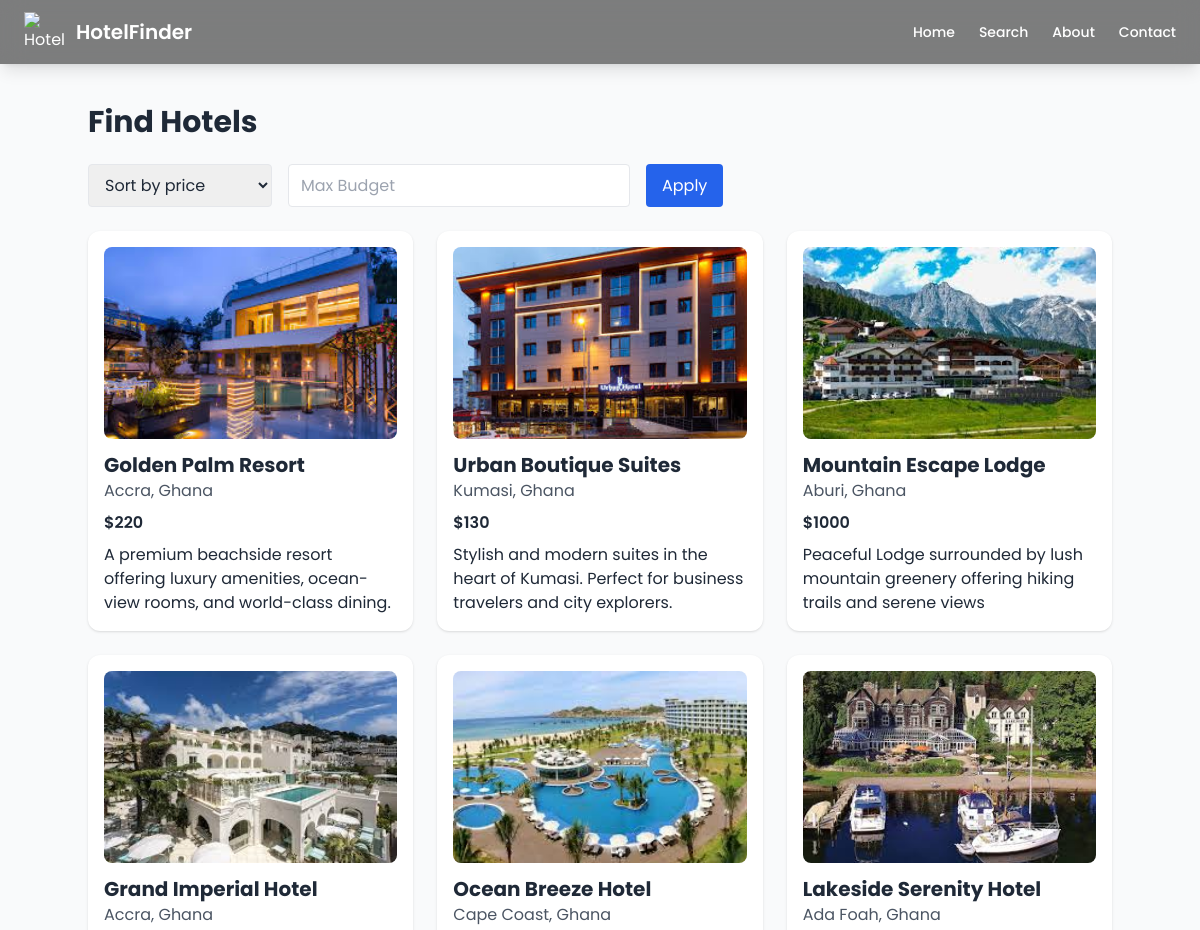
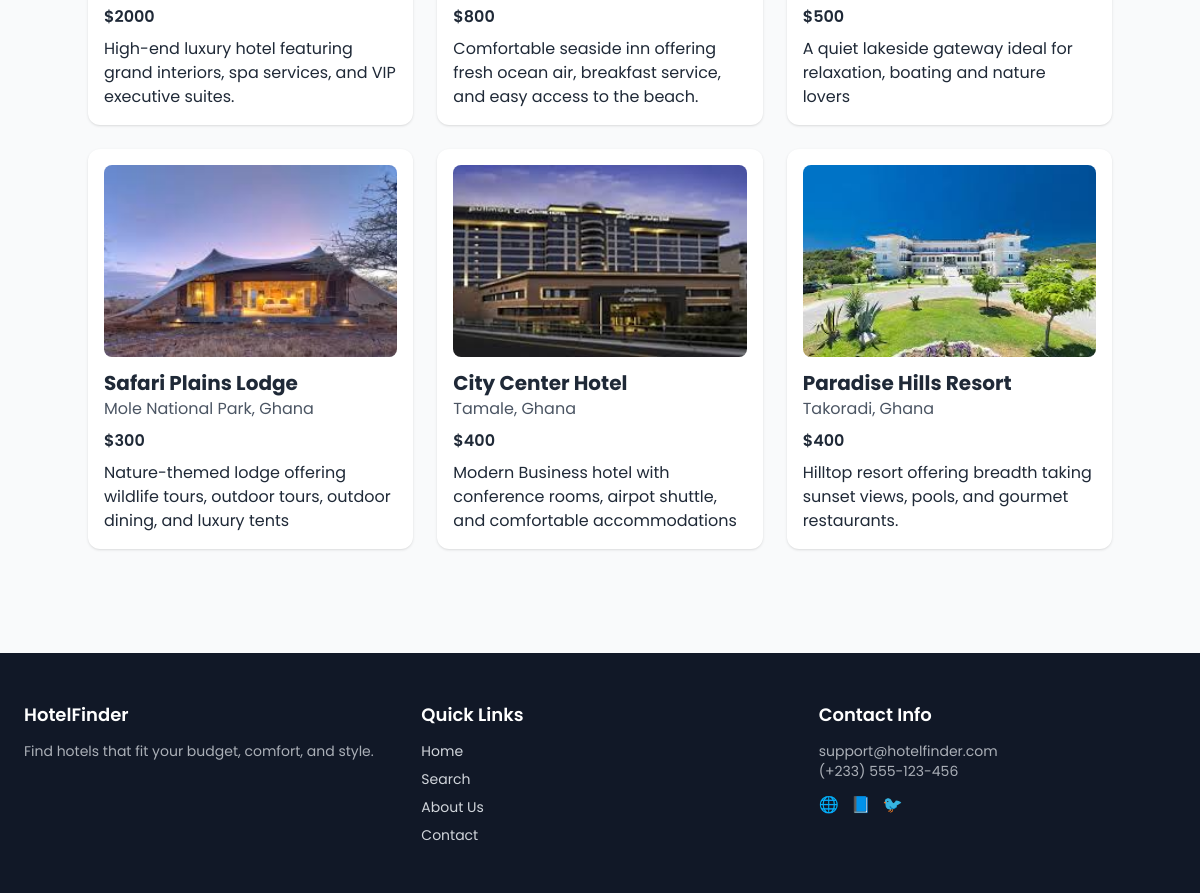
The app's page /search/ with its own data (2 pictures, top to bottom).
### hotel/models.py (models this page shows, shortened)
class hotel(models.Model):
    hotel_name = models.CharField(max_length=100)
    hotel_price = models.IntegerField()
    hotel_description = models.TextField()
    location = models.CharField(max_length=200, blank=True, null=True)
    rating = models.DecimalField(max_digits=3, decimal_places=1, default=0.0)
    image = image = models.ImageField(upload_to='hotels/', blank=True, null=True)

### hotel/views.py (the view)
# urls.py: path('search/', views.find_hotel, name='search'),
def find_hotel(request):
    hotels = hotel.objects.all()
    sort_by_value = request.GET.get('sort_by')
    if sort_by_value == 'asc':
        hotels = hotels.order_by('hotel_price')
    elif sort_by_value == 'dsc':
        hotels = hotels.order_by('-hotel_price')
    amount = request.GET.get('amount')
    if amount:
        hotels = hotels.filter(hotel_price__lte=amount)
    context = {
        'hotels': hotels,
        'sort_by': sort_by_value,
        'amount': amount,
    }
    return render(request, 'hotel/find_hotel.html', context)

### hotel/templates/hotel/find_hotel.html (shortened to what this page needs)
{% extends "hotel/base.html" %}
{% load static %}
{% block content %}
<div class="container mx-auto py-6">
    <h1 class="text-3xl font-bold mb-6">Find Hotels</h1>
    <form method="get" class="flex space-x-4 mb-6">
        <select name="sort_by" class="border rounded px-3 py-2">
            <option value="">Sort by price</option>
        </select>
        <input type="number" name="amount" placeholder="Max Budget"
               value="{{ amount }}" class="border rounded px-3 py-2">
        <button class="bg-blue-600 text-white px-4 py-2 rounded">Apply</button>
    </form>
    <div class="grid grid-cols-1 md:grid-cols-2 lg:grid-cols-3 gap-6">
        {% for hotel in hotels %}
        <div class="bg-white shadow rounded-xl p-4">
            {% if hotel.image %}
                <img src="{{ hotel.image.url }}" alt="{{ hotel.hotel_name }}" class="rounded-lg h-48 w-full object-cover mb-3">
            {% endif %}
            <h2 class="text-xl font-bold">{{ hotel.hotel_name }}</h2>
            <p class="text-gray-600">{{ hotel.location }}</p>
            <p class="mt-2 font-semibold">${{ hotel.hotel_price }}</p>
            <p class="text-gray-800 mt-2">{{ hotel.hotel_description|truncatewords:20 }}</p>
        </div>
        {% empty %}
            <p>No hotels found.</p>
        {% endfor %}
    </div>
</div>
{% endblock %}

### hotel/templates/hotel/base.html (shortened to what this page needs)
<!DOCTYPE html>
<html lang="en">
<head>
  <script src="https://cdn.tailwindcss.com"></script>
</head>
<body class="bg-gray-50 text-gray-800">
  <header class="fixed top-0 left-0 w-full z-50 glass shadow-lg">
    <nav class="max-w-7xl mx-auto px-6 py-3 flex items-center justify-between transition-all duration-300">
      <a href="/" class="flex items-center gap-3 text-white">
        <img src="https://cdn-icons-png.flaticon.com/512/713/713375.png" alt="HotelFinder" class="h-10 w-10"/>
        <h2 class="text-xl font-semibold">HotelFinder</h2>
      </a>
      <div class="hidden md:flex space-x-6 text-sm font-medium text-white">
        <a href="/" class="hover:text-blue-400">Home</a>
        <a href="{% url 'search' %}" class="hover:text-blue-400">Search</a>
        <a href="{% url 'about' %}" class="hover:text-blue-400">About</a>
        <a href="{% url 'contact' %}" class="hover:text-blue-400">Contact</a>
      </div>
    </nav>
  </header>
  <main class="pt-20">
    {% block content %}{% endblock %}
  </main>
  <footer class="bg-gray-900 text-gray-300 py-12 mt-20">
    <div class="max-w-7xl mx-auto px-6 grid grid-cols-1 md:grid-cols-3 gap-10">
      <div>
        <h3 class="text-lg font-semibold mb-3 text-white">HotelFinder</h3>
        <p class="text-sm opacity-80">Find hotels that fit your budget, comfort, and style.</p>
      </div>
      <div>
        <h3 class="text-lg font-semibold mb-3 text-white">Quick Links</h3>
        <ul class="space-y-2 text-sm">
          <li><a href="/" class="hover:text-white">Home</a></li>
          <li><a href="{% url 'search' %}" class="hover:text-white">Search</a></li>
          <li><a href="{% url 'about' %}" class="hover:text-white">About Us</a></li>
          <li><a href="{% url 'contact' %}" class="hover:text-white">Contact</a></li>
        </ul>
      </div>
      <div>
        <h3 class="text-lg font-semibold mb-3 text-white">Contact Info</h3>
        <p class="text-sm opacity-80">support@hotelfinder.com</p>
        <p class="text-sm opacity-80">(+233) 555-123-456</p>
        <div class="flex space-x-3 mt-3">
          <a href="#" class="hover:text-white">🌐</a>
          <a href="#" class="hover:text-white">📘</a>
          <a href="#" class="hover:text-white">🐦</a>
        </div>
      </div>
    </div>
  </footer>
</body>
</html>

### hotel/templates/hotel/base.html (style rules this page uses)
body { font-family: 'Poppins', sans-serif; }
.glass { background: rgba(0, 0, 0, 0.5); backdrop-filter: blur(12px); }

### records on screen
hotel: image (picture), hotel_name "Golden Palm Resort", location "Accra, Ghana", hotel_price "220", hotel_description "A premium beachside resort offering luxury amenities, ocean-view rooms, and world-class dining."
hotel: image (picture), hotel_name "Urban Boutique Suites", location "Kumasi, Ghana", hotel_price "130", hotel_description "Stylish and modern suites in the heart of Kumasi. Perfect for business travelers and city explorers."
hotel: image (picture), hotel_name "Mountain Escape Lodge", location "Aburi, Ghana", hotel_price "1000", hotel_description "Peaceful Lodge surrounded by lush mountain greenery offering hiking trails and serene views"
hotel: image (picture), hotel_name "Grand Imperial Hotel", location "Accra, Ghana", hotel_price "2000", hotel_description "High-end luxury hotel featuring grand interiors, spa services, and VIP executive suites."
hotel: image (picture), hotel_name "Ocean Breeze Hotel", location "Cape Coast, Ghana", hotel_price "800", hotel_description "Comfortable seaside inn offering fresh ocean air, breakfast service, and easy access to the beach."
hotel: image (picture), hotel_name "Lakeside Serenity Hotel", location "Ada Foah, Ghana", hotel_price "500", hotel_description "A quiet lakeside gateway ideal for relaxation, boating and nature lovers"
hotel: image (picture), hotel_name "Safari Plains Lodge", location "Mole National Park, Ghana", hotel_price "300", hotel_description "Nature-themed lodge offering wildlife tours, outdoor tours, outdoor dining, and luxury tents"
hotel: image (picture), hotel_name "City Center Hotel", location "Tamale, Ghana", hotel_price "400", hotel_description "Modern Business hotel with conference rooms, airpot shuttle, and comfortable accommodations"
hotel: image (picture), hotel_name "Paradise Hills Resort", location "Takoradi, Ghana", hotel_price "400", hotel_description "Hilltop resort offering breadth taking sunset views, pools, and gourmet restaurants."
